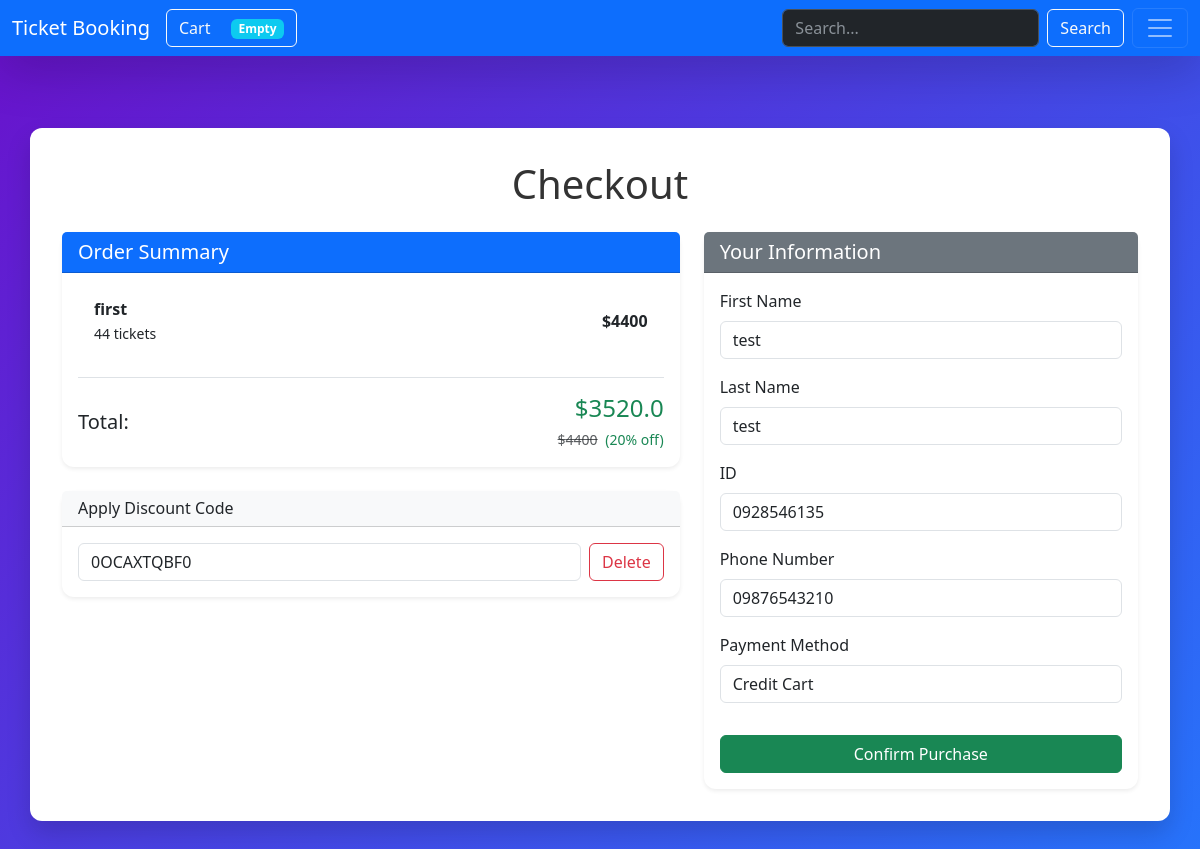
Page /cart/confirm/2/ (signed in) on the committed database.
### cart/models.py (models this page shows, shortened)
class Ticket(models.Model):
    user = models.ForeignKey(User, on_delete=models.CASCADE, related_name='tickets')
    event = models.ForeignKey(Event, on_delete=models.CASCADE, related_name='tickets')
    quantity = models.IntegerField(default=1)
    paid = models.BooleanField(default=False)
    def get_total_price(self):
        return int(self.quantity) * int(self.event.price_per_ticket)

class CartModel(models.Model):
    user = models.ForeignKey(User, on_delete=models.CASCADE, related_name='carts')
    tickets = models.ManyToManyField(Ticket)
    total_price = models.IntegerField()
    paid = models.BooleanField(default=False)
    discount = models.ForeignKey(DiscountCode, on_delete=models.CASCADE, related_name='carts', null=True, blank=True)
    def get_discounted_total_price(self):
        if self.discount is not None:
            return self.total_price * (100 - self.discount.discount_percent) / 100
    def get_total_price(self):
        return self.total_price

class DiscountCode(models.Model):
    user = models.ForeignKey(User, on_delete=models.CASCADE)
    code = models.CharField(max_length=10, unique=True, editable=False)
    event = models.ManyToManyField(Event, related_name='discount_codes')
    discount_percent = models.PositiveIntegerField(help_text="e.g., 10 for 10%")
    active = models.BooleanField(default=True)
    valid_until = models.DateTimeField()

### events/models.py (models this page shows, shortened)
class Event(models.Model):
    name = models.CharField(max_length=255)
    description = models.TextField()
    created_at = models.DateTimeField(default=timezone.now)
    start_date = models.DateTimeField()
    end_date = models.DateTimeField()
    location = models.CharField(max_length=255)
    price_per_ticket = models.DecimalField(max_digits=10, decimal_places=2)
    capacity = models.IntegerField()
    organizer = models.ForeignKey(User, on_delete=models.CASCADE, related_name='events')
    image = models.ImageField(upload_to='events/%Y/%m/%d/', null=True, blank=True)
    is_active = models.BooleanField(default=True)
    category = models.ManyToManyField(Category, related_name='events', blank=True)

### accounts/models.py (models this page shows, shortened)
class User(AbstractBaseUser):
    phone_number = models.CharField(max_length=11, unique=True)
    first_name = models.CharField(max_length=200, blank=True, null=True)
    last_name = models.CharField(max_length=200, blank=True, null=True)
    id_card = models.CharField(max_length=10, unique=True)
    is_active = models.BooleanField(default=True)
    is_staff = models.BooleanField(default=False)
    objects = UserManager()
    REQUIRED_FIELDS = ['id_card']
    USERNAME_FIELD = 'phone_number'

### cart/views.py (the view, shortened to what this page needs)
# urls.py: path('confirm/<int:ord_id>/', views.ConfirmCartView.as_view(), name='confirm_cart'),
class ConfirmCartView(View):
    def get(self, request, ord_id):
        user = request.user
        order = get_object_or_404(CartModel, id=ord_id)
        form1 = UserUpdateForm(instance=user)
        form2 = PaymentMethodForm()
        if order.discount is not None:
            discountform = DiscountForm(initial={'code': order.discount.code})
            discountform.fields['code'].widget.attrs['readonly'] = True
        else:
            discountform = DiscountForm()
        return render(request, 'cart/final_view.html', {'form1': form1,
                                                        'form2': form2,
                                                        'order': order,
                                                        'discountform': discountform,
                                                        })

### accounts/forms.py
class UserUpdateForm(forms.ModelForm):
    class Meta:
        model = User
        fields = (
            'first_name',
            'last_name',
            'id_card',
            'phone_number',
        )
        widgets = {
            'first_name': forms.TextInput(attrs={'class': 'form-control'}),
            'last_name': forms.TextInput(attrs={'class': 'form-control'}),
            'phone_number': forms.TextInput(attrs={'class': 'form-control'}),
            'id_card': forms.TextInput(attrs={'class': 'form-control'}),
        }
        labels = {
            'first_name': 'First Name',
            'last_name': 'Last Name',
            'phone_number': 'Phone Number',
            'id_card': 'ID',
        }
    def __init__(self, *args, **kwargs):
        super().__init__(*args, **kwargs)
        self.fields['first_name'].required = True
        self.fields['last_name'].required = True

### cart/forms.py
class PaymentMethodForm(forms.Form):
    METHODS = [
        ('credit', 'Credit Cart'),
        ('paypal', 'PatPal'),
        ('cash', 'Cash'),
    ]
    payment_methods = forms.ChoiceField(choices=METHODS, widget=forms.Select(attrs={'class': 'form-control'}))

### cart/cart.py (called while the page is built)
    def __len__(self):
        return sum(item['quantity'] for item in self.cart.values())

### cart/context_proccessors.py (called while the page is built)
def cart(request):
    return {'cart' : Cart(request)}

### cart/templates/cart/final_view.html (shortened to what this page needs)
{% extends 'base.html' %}
{% block body %}
<div class="container my-5">
    <h1 class="mb-4 text-center">Checkout</h1>
    <div class="row g-4">
        <div class="col-lg-7">
            <div class="card shadow-sm border-0">
                <div class="card-header bg-primary text-white">
                    <h5 class="mb-0">Order Summary</h5>
                </div>
                <div class="card-body">
                    {% if order %}
                        <ul class="list-group list-group-flush">
                            {% for item in order.tickets.all %}
                                <li class="list-group-item d-flex justify-content-between align-items-center">
                                    <div>
                                        <strong>{{ item.event.name }}</strong><br>
                                        <small>{{ item.quantity }} ticket{{ item.quantity|pluralize }}</small>
                                    </div>
                                    <span class="fw-semibold">${{ item.get_total_price }}</span>
                                </li>
                            {% endfor %}
                        </ul>
                        <div class="mt-4 pt-3 border-top">
                            <div class="d-flex justify-content-between align-items-center">
                                <h5 class="mb-0">Total:</h5>
                                {% if order.discount is not None %}
                                    <div class="text-end">
                                        <h4 class="text-success mb-1">${{ order.get_discounted_total_price }}</h4>
                                        <small class="text-muted">
                                            <del>${{ order.get_total_price }}</del>
                                            <span class="ms-1 text-success">({{ order.discount.discount_percent }}% off)</span>
                                        </small>
                                    </div>
                                {% else %}
                                    <h4 class="text-success mb-0">${{ order.get_total_price }}</h4>
                                {% endif %}
                            </div>
                        </div>
                    {% else %}
                        <p class="text-muted">Your cart is empty.</p>
                    {% endif %}
                </div>
            </div>
            <div class="card shadow-sm border-0 mt-4">
                <div class="card-header bg-light">
                    <h6 class="mb-0">Apply Discount Code</h6>
                </div>
                <div class="card-body">
                    <form class="row g-2 align-items-center" method="get" action="{% url 'cart:apply_discount' order.id %}">
                        <div class="col">
                            {{ discountform.code }}
                        </div>
                        <div class="col-auto">
                            {% if order.discount != None %}
                            	<a href="{% url 'cart:delete_discount' order.id %}" class="btn btn-outline-danger">Delete</a>
                            {% else %}
                            <button type="submit" class="btn btn-outline-primary">Apply</button>
                            {% endif %}
                        </div>
                    </form>
                </div>
            </div>
        </div>
        <div class="col-lg-5">
            <div class="card shadow-sm border-0 h-100">
                <div class="card-header bg-secondary text-white">
                    <h5 class="mb-0">Your Information</h5>
                </div>
                <div class="card-body">
                    <form method="post">
                        {% for field in form1 %}
                            <div class="mb-3">
                                <label class="form-label">{{ field.label }}</label>
                                {{ field }}
                            </div>
                        {% endfor %}
                        <div class="mb-3">
                            <label class="form-label">Payment Method</label>
                            {{ form2.payment_methods }}
                        </div>
                        <button type="submit" class="btn btn-success w-100 mt-3">
                            Confirm Purchase
                        </button>
                    </form>
                </div>
            </div>
        </div>
    </div>
</div>
{% endblock %}

### templates/css.html (style rules this page uses)
body { background: linear-gradient(135deg, #6a11cb, #2575fc); min-height: 100vh; color: #fff; font-family: 'Segoe UI', Tahoma, Geneva, Verdana, sans-serif; }
.container { background-color: #fff; color: #333; border-radius: 12px; padding: 2rem; box-shadow: 0 12px 25px rgba(0, 0, 0, 0.15); margin-top: 3rem; margin-bottom: 3rem; }
.card { border-radius: 12px; box-shadow: 0 8px 20px rgb(0 0 0 / 0.1); transition: transform 0.2s ease, box-shadow 0.2s ease; }
.card-header { font-weight: 700; font-size: 1.25rem; border-radius: 12px 12px 0 0; }
.list-group-item { cursor: pointer; transition: background-color 0.2s ease; border: none; border-bottom: 1px solid #eaeaea; }
.list-group-item:last-child { border-bottom: none; }

### rows in the picture
Ticket: event.name "first", quantity "44", get_total_price "4400"
CartModel: get_discounted_total_price "3520.0", get_total_price "4400", discount.discount_percent "20"
DiscountCode: code "0OCAXTQBF0"
User: form1 "test" "test" "0928546135" "09876543210"

### other values in the picture
{{ field.label }} "First Name" "Last Name" "ID" "Phone Number"
